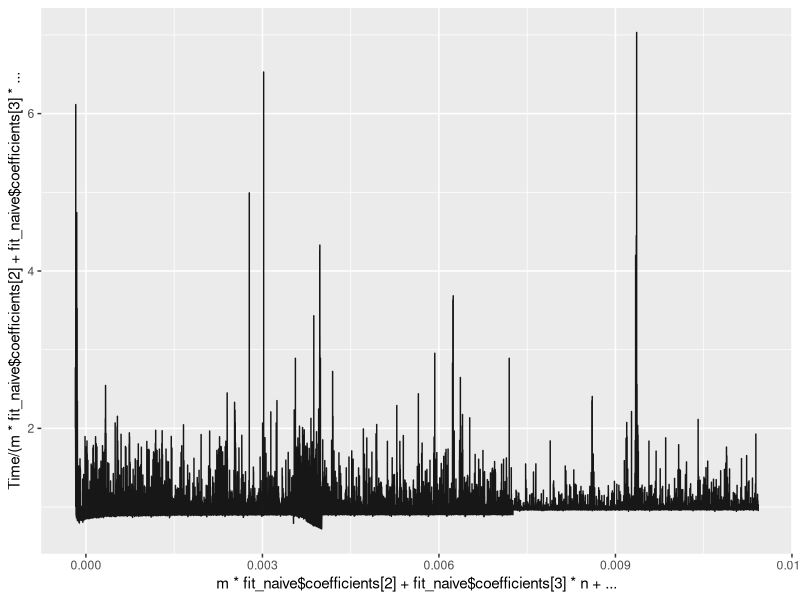
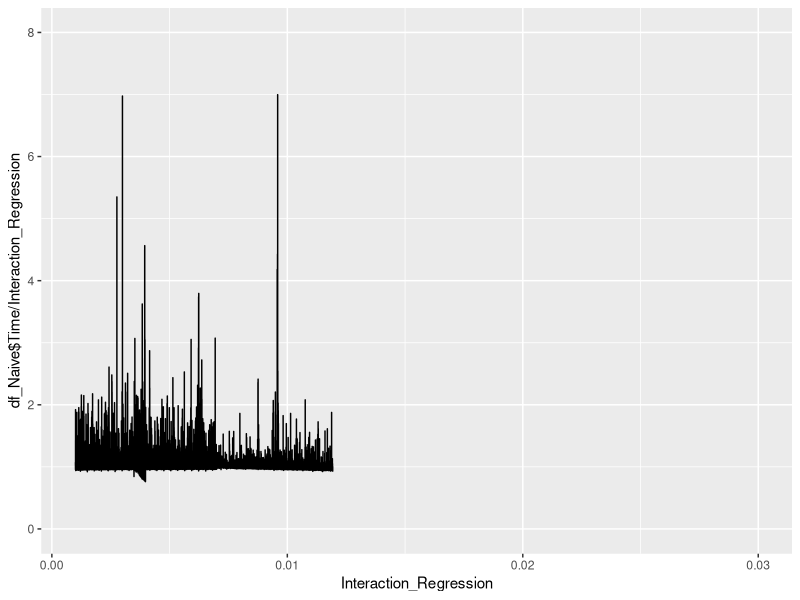
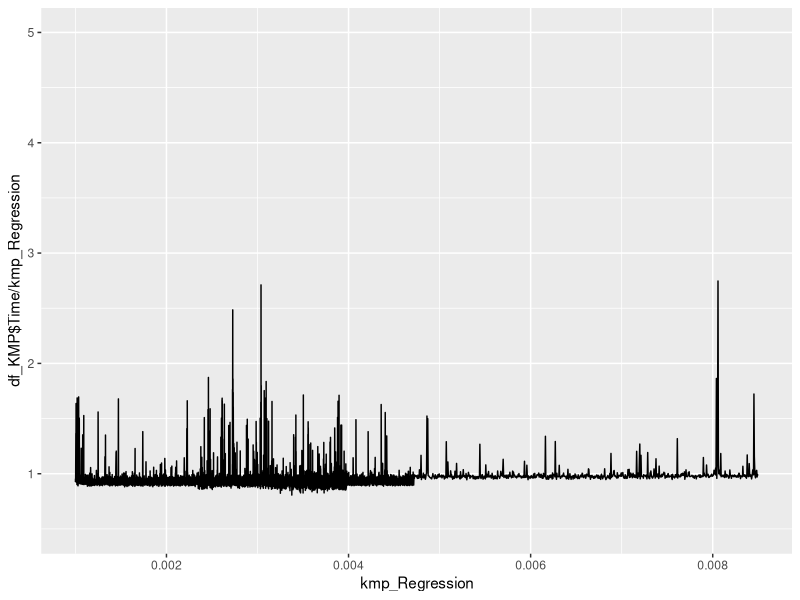
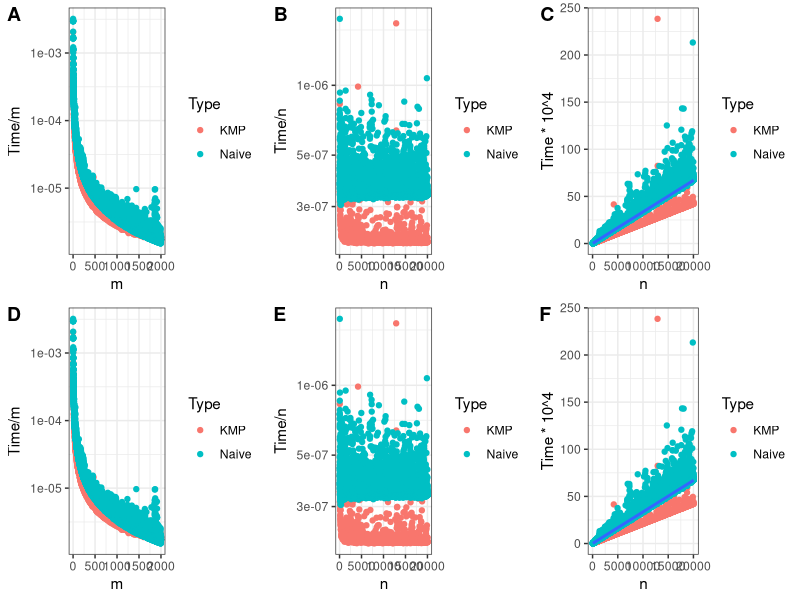

These charts were generated, in order, by the following R code:
## ---- chunk 1
knitr::opts_chunk$set(echo = TRUE)

library(tidyverse)

## ---- chunk 2

# Import Naive
df_Naive = read.csv("Test ExactSubstring_Naive.csv", header = FALSE)

colnames(df_Naive) = c("Function", "Time", "n", "m", "z", "RunName")

df_Naive$RunName = factor(x = df_Naive$RunName)
df_Naive$Function = factor(x = df_Naive$Function)

# Import KMP
df_KMP = read.csv("Test ExactSubstring_KMP.csv", header = FALSE)

colnames(df_KMP) = c("Function", "Time", "n", "m", "z", "RunName")

df_KMP$RunName = factor(x = df_KMP$RunName)
df_KMP$Function = factor(x = df_KMP$Function)

## ---- chunk 3


## ---- chunk 4

fit_naive = lm( data = df_Naive, formula = Time ~ m + n)

ggplot( data = df_Naive ) +
  geom_line( 
    aes( 
      y = Time / ( m * fit_naive$coefficients[2] + fit_naive$coefficients[3] * n ), 
      x = m * fit_naive$coefficients[2] + fit_naive$coefficients[3] * n + fit_naive$coefficients[1] 
    ), 
    color = "#000000", alpha = 0.9 
  ) 

## ---- chunk 5

fit_naive_poly = glm( data = df_Naive, formula = Time ~ n * m )
fit_naive_poly
inc = fit_naive_poly$coefficients[1]
c_n = fit_naive_poly$coefficients[2]
c_m = fit_naive_poly$coefficients[3]
c_nm = fit_naive_poly$coefficients[4]
Interaction_Regression = inc + c_n * df_Naive$n + c_m * df_Naive$m + df_Naive$n * df_Naive$m * c_nm
Interaction_Regression = 0 + c_n * df_Naive$n + 0 * df_Naive$m + df_Naive$n * df_Naive$m * c_nm

ggplot(  ) +
  geom_line( 
    aes( 
      y = df_Naive$Time / Interaction_Regression, 
      x = Interaction_Regression
    )
  ) + xlim(0.001, 0.03) + ylim(0, 8)


## ---- chunk 6

fit_kmp = glm( data = df_KMP, formula = Time ~ n + m )
inc = fit_kmp$coefficients[1]
c_m = fit_kmp$coefficients[3]
c_n = fit_kmp$coefficients[2]
kmp_Regression = inc + c_n * df_KMP$n + c_m * df_KMP$m
kmp_Regression = 0 + c_n * df_KMP$n + c_m * df_KMP$m

ggplot(  ) +
  geom_line( 
    aes( 
      y = df_KMP$Time / kmp_Regression, 
      x = kmp_Regression
    )
  ) + xlim(0.001, 0.0085) + ylim(0.5, 5)

## ---- chunk 7

fit_naive = lm( data = df_Naive, formula = Time ~ n + m )
fit_naive_z = lm( data = df_Naive, formula = Time ~ n + m + z )

an_naive = anova(fit_naive, fit_naive_z)
an_naive$`Pr(>F)`

## ---- chunk 8

fit_kmp = lm( data = df_KMP, formula = Time ~ n + m )
fit_kmp_z = lm( data = df_KMP, formula = Time ~ n + m + z )

an_kmp = anova(fit_kmp, fit_kmp_z)
an_kmp$`Pr(>F)`

## ---- chunk 9
library(dplyr)
library(ggpubr)
setwd('/Users/PM/Dropbox/Genome_scale_algorithms/Genome_scale_algorithms/Project1')
df_Naive = read.csv("Test ExactSubstring_Naive.csv", header = FALSE)
df_KMP = read.csv("Test ExactSubstring_KMP.csv", header = FALSE)
colnames(df_Naive) = c("Function", "Time", "n", "m", "z", "RunName")
colnames(df_KMP) = c("Function", "Time", "n", "m", "z", "RunName")

dat_kmp = df_KMP 
dat_naive = df_Naive
ploting <- function(dat_naive, dat_kmp){
      dat_naive <- dat_naive %>%
            mutate(type = "Naive")
    
      dat_kmp <- dat_kmp %>%
            mutate(type = "KMP")
      
      all <- rbind(dat_kmp, dat_naive)
      colnames(all) = c("Function", "Time", "n", "m", "z", "RunName", "Type")
      
      constant_n <- all %>%
              filter(n == 10000)
      
      constant_m <- all %>%
              filter(m == 10)
      return(list(constant_n, constant_m))
} 

fig <- ploting(df_Naive, df_KMP)

      #a <- qplot(y = Constant_n$Time/Constant_n$m, x = Constant_n$m) + ylim(0,0.001)
      #b <- qplot(y = Constant_m$Time/Constant_m$n, x = Constant_m$n) + ylim(0,2.5*10^-6)

      a <- ggplot(data = fig[[1]]) + 
        geom_point(mapping = aes(y = Time/m, x = m, color = Type)) + theme_bw() +  scale_y_log10() 
      
      b <- ggplot(data = fig[[2]]) + theme_bw() +
        geom_point(mapping = aes(y = Time/n, x = n, color = Type))  + scale_y_log10() 
      c <- ggplot(data = fig[[2]]) +
        geom_point(mapping = aes(y = Time*10^4, x = n, color = Type)) + geom_smooth(method = "lm", mapping = aes(y = Time*10^4, x = n)) + theme_bw()
      
      d <- ggplot(data = fig[[1]]) + 
        geom_point(mapping = aes(y = Time/m, x = m, color = Type)) + theme_bw() +  scale_y_log10() 
      
      e <- ggplot(data = fig[[2]]) + theme_bw() +
        geom_point(mapping = aes(y = Time/n, x = n, color = Type))  + scale_y_log10() 
      
      f <- ggplot(data = fig[[2]]) +
      geom_point(mapping = aes(y = Time*10^4, x = n, color = Type)) + geom_smooth(method = "lm",mapping = aes(y = Time*10^4, x = n)) + theme_bw()

ggarrange(a, b, c, d, e, f,
      labels = c('A', 'B', 'C', 'D', 'E', 'F'),
      ncol = 3, nrow = 2)
